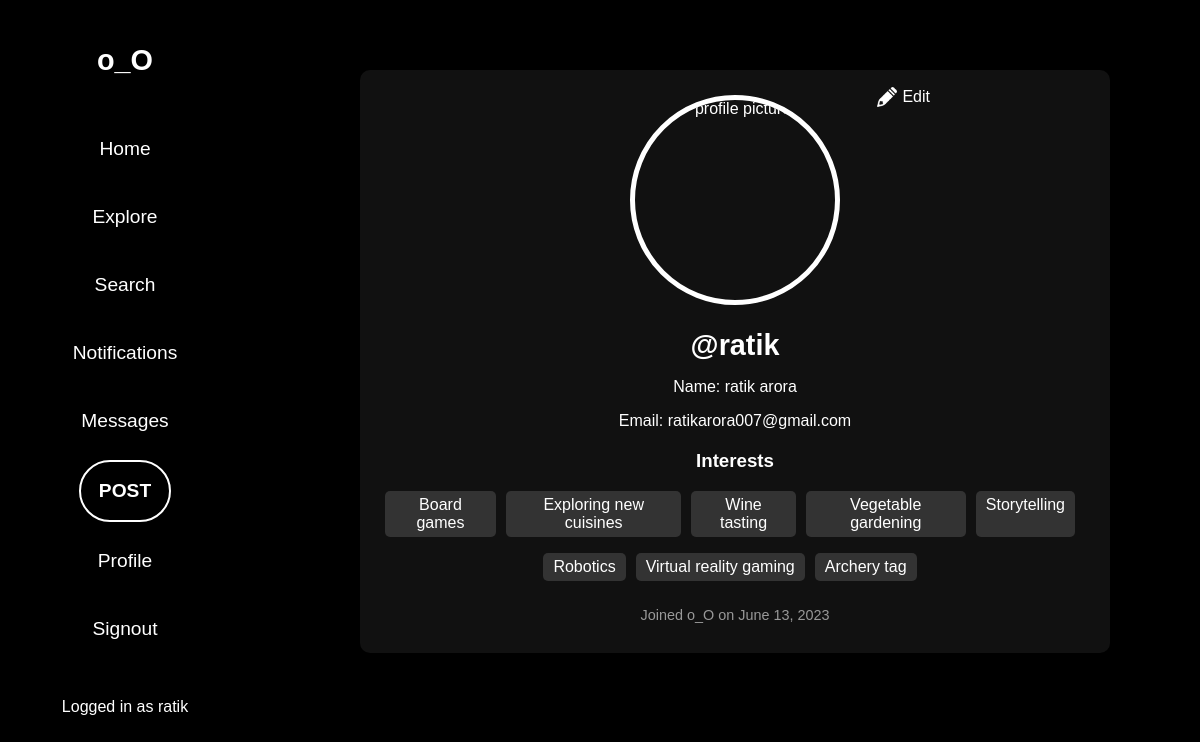
/profile/asd/ (signed in), run on the app's committed database.
### main/models.py (models this page shows)
class hobbies(models.Model):
    username = models.ForeignKey(User,on_delete=models.CASCADE,blank=True,null=True)
    hobby = models.CharField(max_length=50)

### main/views.py (the view)
# urls.py: path('profile/<slug:username>/', views.profile_view,name='profile'),
@csrf_exempt
@login_required(login_url='login/')
def profile_view(request,username):
    ph = hobbies.objects.filter(username=request.user).values_list("hobby", flat=True).distinct()
    hobb = []
    k=0
    x=[]
    for i in ph:
        x.append(i)
        k+=1
        if k%5==0 :
            hobb.append(x)
            x=[]
    if len(x)>0:
        hobb.append(x)
    return render(request,'profile.html',{"hobbies":hobb,})

### templates/profile.html (shortened to what this page needs)
{% extends "home.html" %}
{% block content %}
{% load static %}
  <!DOCTYPE html>
<html>
<head>
</head>
<body>
  <div class="profile-container">
    <div class="edit-profile-button">
      <img src="{% static 'editpencil.png' %}" alt="Edit Icon">
      <span>Edit</span>
    </div>
    <div class="profile-photo">
      <img src="{{ user.profile.image.url }}" alt= "profile picture   ">
    </div>
    <div class="profile-details">
      <h2>@{{user.username}}</h2>
      <p>Name: {{user.first_name}} {{user.last_name}}</p>
      <p>Email: {{user.email}}</p>
      <div class="interests">
        <h3>Interests</h3>
        <ul>
            {% for j in hobbies %}
            {% for i in j %}
              <li>{{ i }}</li>
            {% endfor %}
            </ul><p></p><ul>
            {% endfor %}
            </ul>
            <p class="date-joined">Joined o_O on {{ user.date_joined|date:"F d, Y" }}</p>
      </div>
    </div>
  </div>
</body>
</html>
{% endblock content %}

### templates/home.html (shortened to what this page needs)
<!DOCTYPE html>
<html>
<head>
</head>
<body>
  <div class="sidebar">
    <div class="sidebar-header">
      <h2>o_O</h2>
    </div>
    <ul class="sidebar-menu">
      <li  {% if request.path == '/'%}class="active"{% endif %} {% if request.path == '/first' %}class="active"{% endif %}><a href="{% url 'first' %}" onclick="loadContent('/first')" >Home</a></li>
      <li {% if request.path == '/explore/' %}class="active"{% endif %}><a href="{% url 'explore' %}" onclick="loadContent('/explore')">Explore</a></li>
      <li {% if request.path == "/search/"|add:user.username|add:"/" %}class="active"{% endif %}><a href="{% url 'search' user.username %}">Search</a></li>
      <li {% if request.path == '/notifications' %}class="active"{% endif %}><a href="{% url 'notifications' %}" onclick="loadContent('/notifications')">Notifications</a></li>
      <li><a href="{% url 'message' %}" onclick="loadContent('/your-view-url-messages')">Messages</a></li>
      <li {% if request.path == '/savepost' %}class="active"{% endif %} class="highlight"><a href="{% url 'savepost' %}" onclick="loadContent('/savepost')">POST</a></li>
      <li {% if request.path == "/profile/"|add:user.username|add:"/" %}class="active"{% endif %}><a href="{% url 'profile' user.username %}">Profile</a></li>
      <li><a href="{% url 'logout_view' %}" onclick="loadContent('/your-view-url-messages')">Signout</a></li>
    </ul>
    <div class="sidebar-footer">Logged in as {{request.user}}</div>
  </div>
  <div class="content">
    <div id="content-container">
      {% block content %}
      {% endblock %}
    </div>
  </div>
</body>
</html>

### templates/home.html (style rules this page uses)
body { background-color: #1c1c1c; color: #ffffff; margin: 0; font-family: Arial, sans-serif; }
.sidebar { width: 250px; height: 100vh; background-color: black; padding: 20px; border-radius: 15px; box-sizing: border-box; position: fixed; display: flex; flex-direction: column; align-items: center; }
.sidebar-header { margin-bottom: 19px; }
.sidebar-footer { margin-top: 30px; text-align: center; }
.highlight { border-radius: 150px; border: 2px solid white; font-weight: bold; }
.sidebar-header h2 { font-size: 1.8rem; color: #ffffff; text-align: center; }
.sidebar-menu { list-style-type: none; padding: 0; margin: 0; display: flex; flex-direction: column; align-items: center; }
.sidebar-menu li { margin-bottom: 10px; }
.sidebar-menu li a { color: #ffffff; text-decoration: none; display: block; padding: 18px; font-size: 1.2rem; }
.content { margin-left: 270px; padding: 20px; }

### templates/profile.html (style rules this page uses)
body { background-color: #000000; color: #ffffff; font-family: Arial, sans-serif; }
.profile-container { max-width: 700px; margin: 50px auto; padding: 25px; background-color: #111111; border-radius: 10px; text-align: center; }
.profile-photo { width: 200px; height: 200px; border: 5px solid #ffffff; border-radius: 50%; overflow: hidden; margin: 0 auto; }
.profile-photo img { width: 100%; height: auto; display: block; }
.profile-details { margin-top: 20px; text-align: center; }
.profile-details h2 { font-size: 1.8rem; margin-bottom: 10px; }
.profile-details p { margin-bottom: 5px; }
.profile-details .interests { margin-top: 20px; }
.profile-details .interests ul { list-style-type: none; padding: 0; margin: 0; display: flex; justify-content: center; }
.profile-details .interests li { margin-right: 10px; padding: 5px 10px; background-color: #333333; border-radius: 5px; }
.edit-profile-button { position: absolute; top: 87px; right: 270px; display: flex; align-items: center; cursor: pointer; }
.edit-profile-button img { width: 20px; height: 20px; margin-right: 5px; }
.date-joined { color: #999999; font-size: 0.9rem; margin-top: 10px; }

### data on the page
hobbies: hobby "Board games"
hobbies: hobby "Exploring new cuisines"
hobbies: hobby "Wine tasting"
hobbies: hobby "Vegetable gardening"
hobbies: hobby "Storytelling"
hobbies: hobby "Robotics"
hobbies: hobby "Virtual reality gaming"
hobbies: hobby "Archery tag"

### other printed values
{{ request.user }} "ratik"
{{ user.username }} "ratik"
{{ user.first_name }} "ratik"
{{ user.last_name }} "arora"
{{ user.email }} "ratikarora007@gmail.com"
{{ user.date_joined|date:"F d, Y" }} "June 13, 2023"
